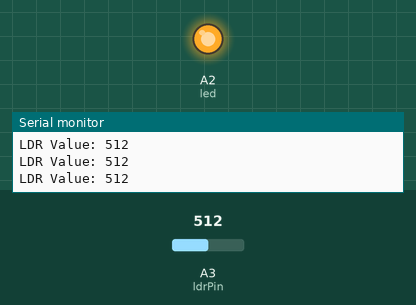
Recording of a sketch running on a simulated Arduino Uno, built with avr-gcc and run on an emulated ATmega328P. Parts: output pins drawn as LEDs (lit = HIGH), the last lines printed to the serial monitor. Inputs (shaded band) come from the test bench; at power-on: A3 (ldrPin) = 512.

Above: at 1.3 s.
1.4 s: A3 (ldrPin) set to 482
At 2.1 s:
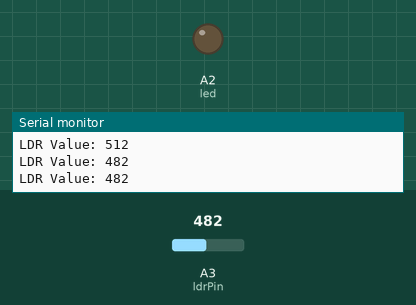
3.0 s: A3 (ldrPin) set to 510
At 3.3 s:
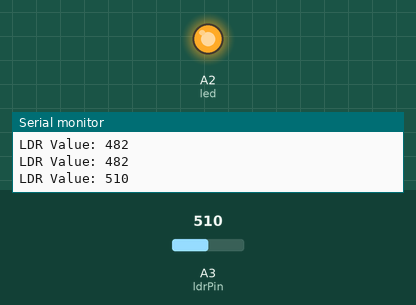
4.5 s: A3 (ldrPin) set to 490
At 5.7 s:
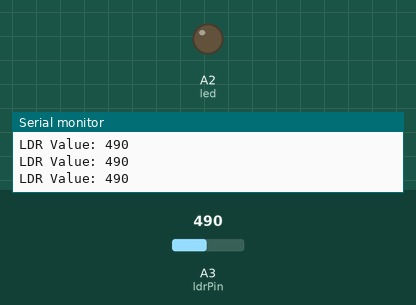
Timing chart, 0 to 7.5 s (numbered marks = the images above; inputs shaded):
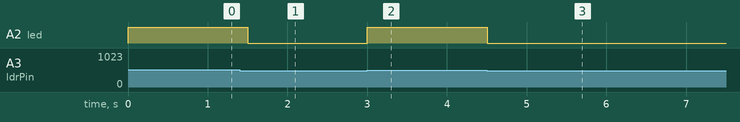

Measured:
- the behaviour switches between 501 and 500 on A3 (ldrPin) (found by bisection; images 0 and 1)
- after the input at 1.4 s, A2 (led): HIGH → LOW after 0.10 s
- after the input at 3.0 s, A2 (led): LOW → HIGH at once
- after the input at 4.5 s, A2 (led): HIGH → LOW at once

The sketch:

Experiment_no_17.ino
```cpp
int ldrPin = A3;  // Use an Analog pin
int led = A2;
int threshold = 500;  // Adjust threshold value as needed

void setup() {
  Serial.begin(9600);
  pinMode(led, OUTPUT);
}

void loop() {
  int ldrValue = analogRead(ldrPin);
  Serial.print("LDR Value: ");
  Serial.println(ldrValue);

  if (ldrValue > threshold) {
    digitalWrite(led, HIGH);  // Turn ON LED in dark
  } else {
    digitalWrite(led, LOW);   // Turn OFF LED in light
  }

  delay(500);
}
```
